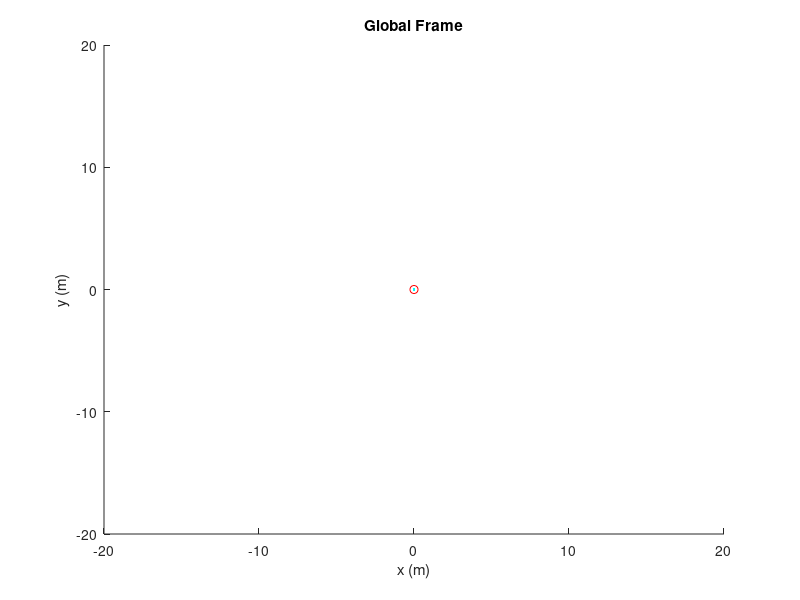

The MATLAB script that drew this image: (Note: this script raises an error after producing the figure.)
% Moving target and chaser car simulation.
% For demonstrating the use of fuzzy control in steering.
% Wenny Hidayat

function Fuzzy_Control()
close all
clear all

% Handles for plotting
figure(1) ; clf ;  hold on ;
handleCar.shape = plot(0,0,'b');
handleCar.centroid = plot(0,0,'c');
handleCar.target = plot(0,0,'or');
xlabel('x (m)'); ylabel('y (m)'); axis([-20, 20, -20, 20]) ; zoom on ; hold off;
title('Global Frame');

% Defining car shape
% Car.shape = [-0.5,-0.5 ; 0,0.5 ; 0.5,-0.5 ; -0.5,-0.5]; %triangle
Car.shape = [-0.25 -0.5; -0.25 0; 0 1; 0.25 0; 0.25 -0.5; -0.25 -0.5]; % pentagon
Car.shapeDefault = Car.shape;
Car.center = [mean(Car.shape(1:5,1)) mean(Car.shape(1:5,2))];
Car.centerDefault = Car.center;
Car.heading = atan2(Car.shape(2,2)-Car.center(2), Car.shape(2,1)-Car.center(1)); %in rad

% Defining target x y
target = [10 10];

% Loop (simulation)
% Initialization
dt=0.3;
iterations = 1000;
% vel = rand(1,iterations);
% ang_vel = rand(1,iterations)*50*pi/180;

for i=1:iterations
    
    % Control fuzzy
    % Distance is a straight line between car centroid and targe's centroid
    % Angle is the difference between current car heading and angle
    % calculated from the new distance.
    fis = readfis('Control_new.fis');
    distance = sqrt( (target(1)-Car.center(1))^2 + (target(2)-Car.center(2))^2 );   
    angle = atan2(target(2)-Car.center(2), target(1)-Car.center(1)) - Car.heading;
    angle = mod(  angle+pi, 2*pi) - pi;
    
%     if distance < 0.1
%         break;
%     end;
    
    inputs = [distance angle];
    [outputs] = evalfis(inputs, fis);

%     rotation = [cos -sin] + posn
%                [sin  cos]

    [Car.shape(:,1), Car.shape(:,2), Car.heading ]= moveModel(Car.shape(:,1), Car.shape(:,2), Car.heading, dt, outputs(1), outputs(2));
    Car.center = [mean(Car.shape(1:5,1)) mean(Car.shape(1:5,2))];
    trackCar(i,:) = Car.center;
    
    % Rotate THEN translate
    % From local frame to global x y.
    local_to_global_Map_X = cos(Car.heading-pi/2)*Car.shapeDefault(:,1) - sin(Car.heading-pi/2)*Car.shapeDefault(:,2) + Car.center(1) ;
    local_to_global_Map_Y = sin(Car.heading-pi/2)*Car.shapeDefault(:,1) + cos(Car.heading-pi/2)*Car.shapeDefault(:,2) + Car.center(2);
    


    % Set graphic handles 
    set(handleCar.centroid,'xdata',trackCar(:,1),'ydata',trackCar(:,2) ); 
    set(handleCar.shape,'xdata',local_to_global_Map_X,'ydata',local_to_global_Map_Y );
    set(handleCar.target,'xdata',target(1),'ydata',target(2) );
    pause(0.1) ;
    % Defining the target movement
    % Can be any
    if target(1)<=20 && target(1)>=-20 && target(2) <=20 && target(2)>=-20,
        target(1) = target(1)+2*(rand(1)-rand(1));
        target(2) = target(2)+2*(rand(1)-rand(1));
    else
        % To reset back into boundary
        target = [-5 -5];
    end;
end;


% Function for updating the car, changing the location of each points
function [xnext, ynext, tnext] = moveModel(x,y,theta,dt,velocity,ang_velocity)
    xnext = x + velocity*dt*cos(theta);
    ynext = y + velocity*dt*sin(theta);
    tnext= theta + ang_velocity*dt;
return;

